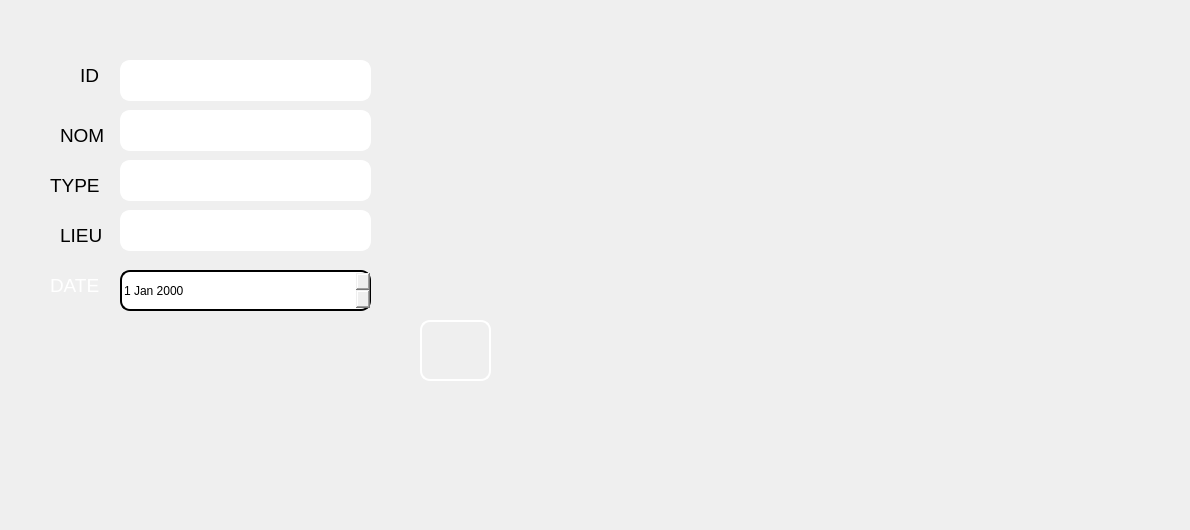
      <widget class="QWidget" name="tab_8">
       <attribute name="title">
        <string>Ajouter</string>
       </attribute>
       <widget class="QLineEdit" name="lieu">
        <property name="geometry">
         <rect>
          <x>120</x>
          <y>210</y>
          <width>251</width>
          <height>41</height>
         </rect>
        </property>
        <property name="styleSheet">
         <string notr="true">border-style: solid;
border-color: white;
border-width: 2px;
border-radius: 10px;
color: rgb(255, 255, 255);</string>
        </property>
       </widget>
       <widget class="QLineEdit" name="lineEdit_id_ev">
        <property name="geometry">
         <rect>
          <x>120</x>
          <y>60</y>
          <width>251</width>
          <height>41</height>
         </rect>
        </property>
        <property name="styleSheet">
         <string notr="true">border-style: solid;
border-color: white;
border-width: 2px;
border-radius: 10px;
color: rgb(255, 255, 255);</string>
        </property>
       </widget>
       <widget class="QLineEdit" name="lineEdit_2_nom_ev">
        <property name="geometry">
         <rect>
          <x>120</x>
          <y>110</y>
          <width>251</width>
          <height>41</height>
         </rect>
        </property>
        <property name="styleSheet">
         <string notr="true">border-style: solid;
border-color: white;
border-width: 2px;
border-radius: 10px;
color: rgb(255, 255, 255);</string>
        </property>
       </widget>
       <widget class="QLineEdit" name="lineEdit_3_type_ev">
        <property name="geometry">
         <rect>
          <x>120</x>
          <y>160</y>
          <width>251</width>
          <height>41</height>
         </rect>
        </property>
        <property name="styleSheet">
         <string notr="true">border-style: solid;
border-color: white;
border-width: 2px;
border-radius: 10px;
color: rgb(255, 255, 255);</string>
        </property>
       </widget>
       <widget class="QDateEdit" name="dateEdit_ev">
        <property name="geometry">
         <rect>
          <x>120</x>
          <y>270</y>
          <width>251</width>
          <height>41</height>
         </rect>
        </property>
        <property name="styleSheet">
         <string notr="true">border-style:solid;
bordor-color:white;
border-width:2px;
border-radius:10px;
color:rjb(255,255,255);</string>
        </property>
       </widget>
       <widget class="QPushButton" name="pb_ajouter_evenements">
        <property name="geometry">
         <rect>
          <x>420</x>
          <y>320</y>
          <width>71</width>
          <height>61</height>
         </rect>
        </property>
        <property name="styleSheet">
         <string notr="true">border-style: solid;
border-color: white;
border-width: 2px;
border-radius: 10px;
color: rgb(255, 255, 255);
background-image: url(:/img/img/images.png);
</string>
        </property>
        <property name="text">
         <string/>
        </property>
       </widget>
       <widget class="QLabel" name="label_77">
        <property name="enabled">
         <bool>false</bool>
        </property>
        <property name="geometry">
         <rect>
          <x>80</x>
          <y>60</y>
          <width>31</width>
          <height>31</height>
         </rect>
        </property>
        <property name="maximumSize">
         <size>
          <width>94</width>
          <height>76</height>
         </size>
        </property>
        <property name="font">
         <font>
          <family>MS Shell Dlg 2</family>
          <pointsize>11</pointsize>
          <weight>50</weight>
          <italic>false</italic>
          <bold>false</bold>
         </font>
        </property>
        <property name="toolTip">
         <string>&lt;html&gt;&lt;head/&gt;&lt;body&gt;&lt;p&gt;ID&lt;/p&gt;&lt;/body&gt;&lt;/html&gt;</string>
        </property>
        <property name="styleSheet">
         <string notr="true">background-image: url(:/img/img/585e4adacb11b227491c3392.png);

color: rgb(0, 0, 0);
</string>
        </property>
        <property name="text">
         <string>&lt;html&gt;&lt;head/&gt;&lt;body&gt;&lt;p&gt;&lt;span style=&quot; font-size:14pt;&quot;&gt;ID&lt;/span&gt;&lt;/p&gt;&lt;/body&gt;&lt;/html&gt;</string>
        </property>
        <property name="wordWrap">
         <bool>false</bool>
        </property>
       </widget>
       <widget class="QLabel" name="label_78">
        <property name="enabled">
         <bool>false</bool>
        </property>
        <property name="geometry">
         <rect>
          <x>60</x>
          <y>220</y>
          <width>51</width>
          <height>31</height>
         </rect>
        </property>
        <property name="maximumSize">
         <size>
          <width>94</width>
          <height>76</height>
         </size>
        </property>
        <property name="font">
         <font>
          <family>MS Shell Dlg 2</family>
          <pointsize>11</pointsize>
          <weight>50</weight>
          <italic>false</italic>
          <bold>false</bold>
         </font>
        </property>
        <property name="toolTip">
         <string>&lt;html&gt;&lt;head/&gt;&lt;body&gt;&lt;p&gt;ID&lt;/p&gt;&lt;/body&gt;&lt;/html&gt;</string>
        </property>
        <property name="styleSheet">
         <string notr="true">background-image: url(:/img/img/585e4adacb11b227491c3392.png);

color: rgb(0, 0, 0);
</string>
        </property>
        <property name="text">
         <string>&lt;html&gt;&lt;head/&gt;&lt;body&gt;&lt;p&gt;&lt;span style=&quot; font-size:14pt;&quot;&gt;LIEU&lt;/span&gt;&lt;/p&gt;&lt;/body&gt;&lt;/html&gt;</string>
        </property>
        <property name="wordWrap">
         <bool>false</bool>
        </property>
       </widget>
       <widget class="QLabel" name="label_79">
        <property name="enabled">
         <bool>false</bool>
        </property>
        <property name="geometry">
         <rect>
          <x>50</x>
          <y>170</y>
          <width>51</width>
          <height>31</height>
         </rect>
        </property>
        <property name="maximumSize">
         <size>
          <width>94</width>
          <height>76</height>
         </size>
        </property>
        <property name="font">
         <font>
          <family>MS Shell Dlg 2</family>
          <pointsize>11</pointsize>
          <weight>50</weight>
          <italic>false</italic>
          <bold>false</bold>
         </font>
        </property>
        <property name="toolTip">
         <string>&lt;html&gt;&lt;head/&gt;&lt;body&gt;&lt;p&gt;ID&lt;/p&gt;&lt;/body&gt;&lt;/html&gt;</string>
        </property>
        <property name="styleSheet">
         <string notr="true">background-image: url(:/img/img/585e4adacb11b227491c3392.png);

color: rgb(0, 0, 0);
</string>
        </property>
        <property name="text">
         <string>&lt;html&gt;&lt;head/&gt;&lt;body&gt;&lt;p&gt;&lt;span style=&quot; font-size:14pt;&quot;&gt;TYPE&lt;/span&gt;&lt;/p&gt;&lt;/body&gt;&lt;/html&gt;</string>
        </property>
        <property name="wordWrap">
         <bool>false</bool>
        </property>
       </widget>
       <widget class="QLabel" name="label_82">
        <property name="enabled">
         <bool>false</bool>
        </property>
        <property name="geometry">
         <rect>
          <x>60</x>
          <y>120</y>
          <width>51</width>
          <height>31</height>
         </rect>
        </property>
        <property name="maximumSize">
         <size>
          <width>94</width>
          <height>76</height>
         </size>
        </property>
        <property name="font">
         <font>
          <family>MS Shell Dlg 2</family>
          <pointsize>11</pointsize>
          <weight>50</weight>
          <italic>false</italic>
          <bold>false</bold>
         </font>
        </property>
        <property name="toolTip">
         <string>&lt;html&gt;&lt;head/&gt;&lt;body&gt;&lt;p&gt;ID&lt;/p&gt;&lt;/body&gt;&lt;/html&gt;</string>
        </property>
        <property name="styleSheet">
         <string notr="true">background-image: url(:/img/img/585e4adacb11b227491c3392.png);

color: rgb(0, 0, 0);
</string>
        </property>
        <property name="text">
         <string>&lt;html&gt;&lt;head/&gt;&lt;body&gt;&lt;p&gt;&lt;span style=&quot; font-size:14pt;&quot;&gt;NOM&lt;/span&gt;&lt;/p&gt;&lt;/body&gt;&lt;/html&gt;</string>
        </property>
        <property name="wordWrap">
         <bool>false</bool>
        </property>
       </widget>
       <widget class="QLabel" name="label_83">
        <property name="enabled">
         <bool>false</bool>
        </property>
        <property name="geometry">
         <rect>
          <x>50</x>
          <y>270</y>
          <width>61</width>
          <height>31</height>
         </rect>
        </property>
        <property name="maximumSize">
         <size>
          <width>94</width>
          <height>76</height>
         </size>
        </property>
        <property name="font">
         <font>
          <family>MS Shell Dlg 2</family>
          <pointsize>11</pointsize>
          <weight>50</weight>
          <italic>false</italic>
          <bold>false</bold>
         </font>
        </property>
        <property name="toolTip">
         <string>&lt;html&gt;&lt;head/&gt;&lt;body&gt;&lt;p&gt;ID&lt;/p&gt;&lt;/body&gt;&lt;/html&gt;</string>
        </property>
        <property name="styleSheet">
         <string notr="true">background-image: url(:/img/img/585e4adacb11b227491c3392.png);

color: rgb(255,255,255);
</string>
        </property>
        <property name="text">
         <string>&lt;html&gt;&lt;head/&gt;&lt;body&gt;&lt;p&gt;&lt;span style=&quot; font-size:14pt;&quot;&gt;DATE&lt;/span&gt;&lt;/p&gt;&lt;/body&gt;&lt;/html&gt;</string>
        </property>
        <property name="wordWrap">
         <bool>false</bool>
        </property>
       </widget>
       <widget class="QLabel" name="label_9">
        <property name="geometry">
         <rect>
          <x>810</x>
          <y>375</y>
          <width>181</width>
          <height>71</height>
         </rect>
        </property>
        <property name="styleSheet">
         <string notr="true">background-image: url(:/img/img/danone-logo-EE7DBAC3E9-seeklogo.com.png);</string>
        </property>
        <property name="text">
         <string/>
        </property>
       </widget>
       <widget class="QLabel" name="label_8">
        <property name="geometry">
         <rect>
          <x>1000</x>
          <y>380</y>
          <width>181</width>
          <height>71</height>
         </rect>
        </property>
        <property name="styleSheet">
         <string notr="true">background-image: url(:/img/img/PRESIDENT.png);</string>
        </property>
        <property name="text">
         <string/>
        </property>
       </widget>
       <widget class="QLabel" name="label_7">
        <property name="geometry">
         <rect>
          <x>810</x>
          <y>450</y>
          <width>371</width>
          <height>71</height>
         </rect>
        </property>
        <property name="styleSheet">
         <string notr="true">background-image: url(:/img/img/logo_original.png);</string>
        </property>
        <property name="text">
         <string/>
        </property>
       </widget>
      </widget>
